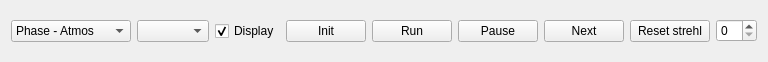
   <widget class="QWidget" name="horizontalLayoutWidget">
    <property name="geometry">
     <rect>
      <x>9</x>
      <y>9</y>
      <width>752</width>
      <height>62</height>
     </rect>
    </property>
    <layout class="QHBoxLayout" name="horizontalLayout">
     <item>
      <widget class="QComboBox" name="comboBox">
       <property name="minimumSize">
        <size>
         <width>120</width>
         <height>0</height>
        </size>
       </property>
       <item>
        <property name="text">
         <string>Phase - Atmos</string>
        </property>
       </item>
       <item>
        <property name="text">
         <string>Phase - WFS</string>
        </property>
       </item>
       <item>
        <property name="text">
         <string>Spots - WFS</string>
        </property>
       </item>
       <item>
        <property name="text">
         <string>Slopes - WFS</string>
        </property>
       </item>
       <item>
        <property name="text">
         <string>Phase - Target</string>
        </property>
       </item>
       <item>
        <property name="text">
         <string>Phase DM</string>
        </property>
       </item>
       <item>
        <property name="text">
         <string>PSF LE</string>
        </property>
       </item>
       <item>
        <property name="text">
         <string>PSF SE</string>
        </property>
       </item>
      </widget>
     </item>
     <item>
      <widget class="QComboBox" name="comboBox_2"/>
     </item>
     <item>
      <widget class="QCheckBox" name="checkBox">
       <property name="text">
        <string>Display</string>
       </property>
       <property name="checked">
        <bool>true</bool>
       </property>
      </widget>
     </item>
     <item>
      <widget class="QPushButton" name="pushButton">
       <property name="text">
        <string>Init</string>
       </property>
      </widget>
     </item>
     <item>
      <widget class="QPushButton" name="pushButton_2">
       <property name="text">
        <string>Run</string>
       </property>
      </widget>
     </item>
     <item>
      <widget class="QPushButton" name="pushButton_3">
       <property name="text">
        <string>Pause</string>
       </property>
      </widget>
     </item>
     <item>
      <widget class="QPushButton" name="pushButton_4">
       <property name="text">
        <string>Next</string>
       </property>
      </widget>
     </item>
     <item>
      <widget class="QPushButton" name="pushButton_5">
       <property name="text">
        <string>Reset strehl</string>
       </property>
      </widget>
     </item>
     <item>
      <widget class="QSpinBox" name="spinBox"/>
     </item>
    </layout>
   </widget>
